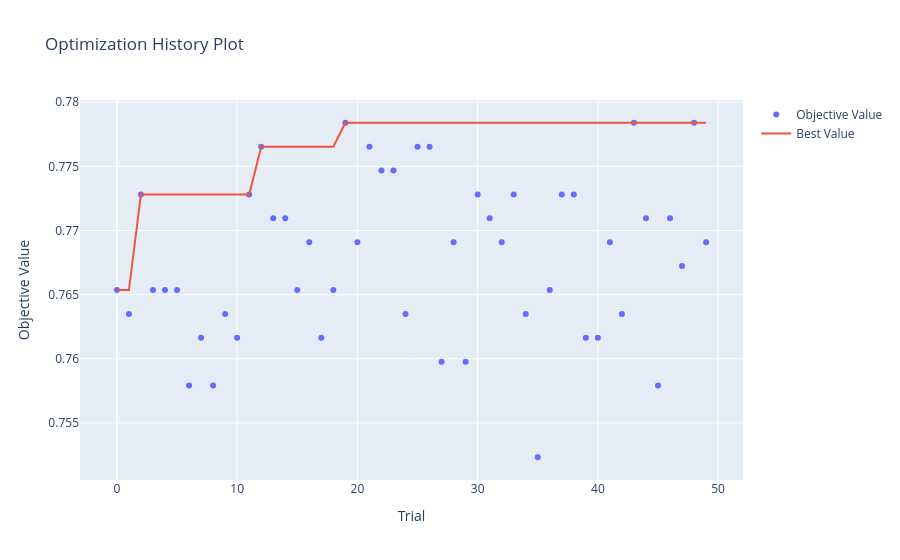

The notebook cell saved with this chart:
### Markdown cell above
## visualize

### Code cell
from optuna.visualization import plot_optimization_history, plot_param_importances, plot_slice

fig1 = plot_optimization_history(study)
fig1.show()

### Figure 1 — Plotly figure (JSON) as saved in the notebook; plotly's stock layout.template omitted (floating-point values rounded to 4 significant figures)
{"data": [{"mode": "markers", "name": "Objective Value", "type": "scatter", "x": [0, 1, 2, 3, 4, 5, 6, 7, 8, 9, 10, 11, 12, 13, 14, 15, 16, 17, 18, 19, 20, 21, 22, 23, 24, 25, 26, 27, 28, 29, 30, 31, 32, 33, 34, 35, 36, 37, 38, 39, 40, 41, 42, 43, 44, 45, 46, 47, 48, 49], "y": [0.7654, 0.7635, 0.7728, 0.7654, 0.7654, 0.7654, 0.7579, 0.7616, 0.7579, 0.7635, 0.7616, 0.7728, 0.7765, 0.7709, 0.7709, 0.7654, 0.7691, 0.7616, 0.7654, 0.7784, 0.7691, 0.7765, 0.7747, 0.7747, 0.7635, 0.7765, 0.7765, 0.7598, 0.7691, 0.7598, 0.7728, 0.7709, 0.7691, 0.7728, 0.7635, 0.7523, 0.7654, 0.7728, 0.7728, 0.7616, 0.7616, 0.7691, 0.7635, 0.7784, 0.7709, 0.7579, 0.7709, 0.7672, 0.7784, 0.7691]}, {"mode": "lines", "name": "Best Value", "type": "scatter", "x": [0, 1, 2, 3, 4, 5, 6, 7, 8, 9, 10, 11, 12, 13, 14, 15, 16, 17, 18, 19, 20, 21, 22, 23, 24, 25, 26, 27, 28, 29, 30, 31, 32, 33, 34, 35, 36, 37, 38, 39, 40, 41, 42, 43, 44, 45, 46, 47, 48, 49], "y": [0.7654, 0.7654, 0.7728, 0.7728, 0.7728, 0.7728, 0.7728, 0.7728, 0.7728, 0.7728, 0.7728, 0.7728, 0.7765, 0.7765, 0.7765, 0.7765, 0.7765, 0.7765, 0.7765, 0.7784, 0.7784, 0.7784, 0.7784, 0.7784, 0.7784, 0.7784, 0.7784, 0.7784, 0.7784, 0.7784, 0.7784, 0.7784, 0.7784, 0.7784, 0.7784, 0.7784, 0.7784, 0.7784, 0.7784, 0.7784, 0.7784, 0.7784, 0.7784, 0.7784, 0.7784, 0.7784, 0.7784, 0.7784, 0.7784, 0.7784]}, {"marker": {"color": "#cccccc"}, "mode": "markers", "name": "Infeasible Trial", "showlegend": false, "type": "scatter", "x": [], "y": []}], "layout": {"title": {"text": "Optimization History Plot"}, "xaxis": {"title": {"text": "Trial"}}, "yaxis": {"title": {"text": "Objective Value"}}}}
